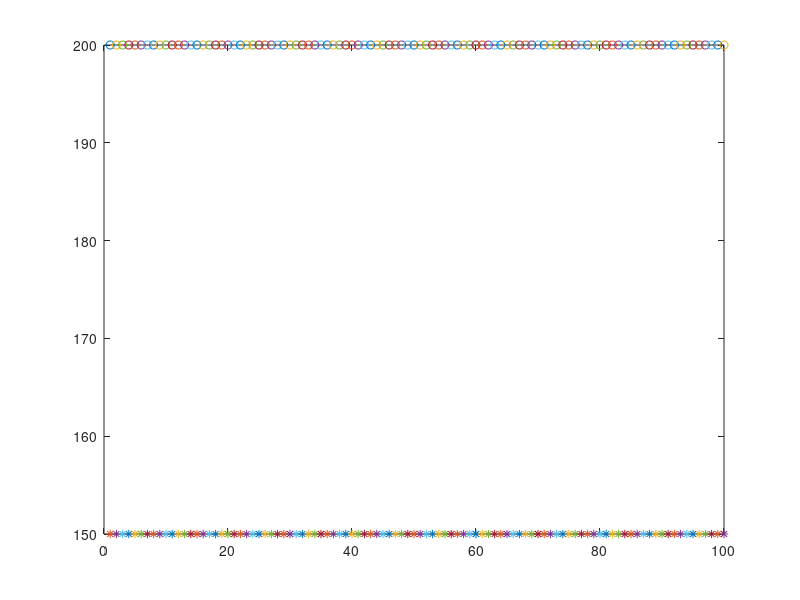

Here is the MATLAB script that generated this plot:
clc
O(1)=200;
H(1)=74;
n=100;
M(1)=150;
for i=1:n
%     O(i+1)=1.2*O(i)-0.001*O(i)*H(i);
%     H(i+1)=1.3*H(i)-0.002*O(i)*H(i);
      M(i+1)=1.2*M(i)-0.001*O(i)*M(i);
      O(i+1)=0.7*O(i)+0.002*O(i)*M(i);
      plot(i,O(i),'o',i,M(i),'*')
      hold on
end
